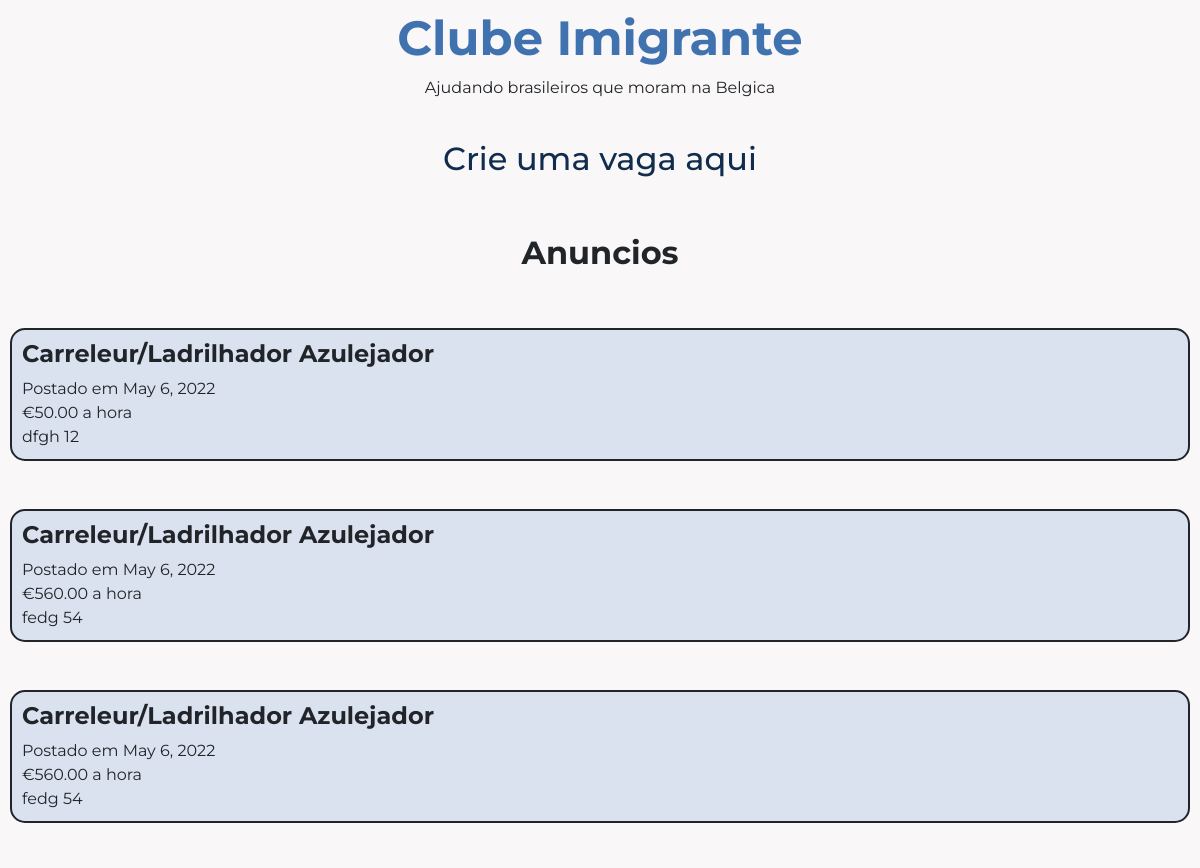
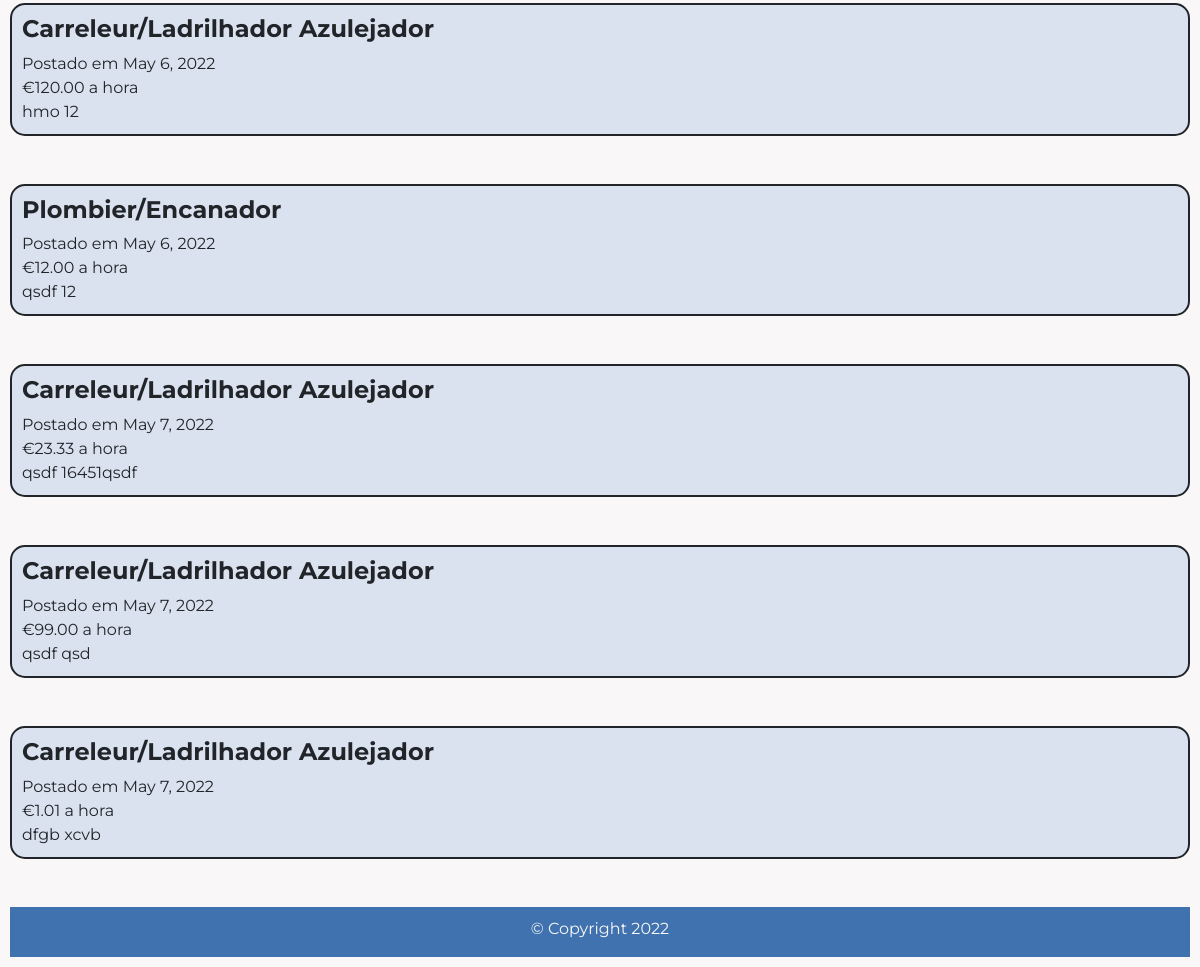
Page /work/construction/ on the committed database (2 pictures, top to bottom).
### my_app/models.py (models this page shows, shortened)
class WorkModel(models.Model):
    type_job = models.IntegerField()  # 1:Construction, 2:Cleaning, 3:Other
    name = models.CharField(max_length=30)
    profession = models.CharField(max_length=50)
    contact = models.CharField(max_length=20)  # ToDo: use phonenumber_field
    salary = models.FloatField(validators=[MaxValueValidator(99.99)], blank=True,)
    language_french = models.BooleanField(blank=True)
    language_english = models.BooleanField(blank=True)
    language_dutch = models.BooleanField(blank=True)
    drivers_license = models.BooleanField(blank=True)
    description = models.TextField(max_length=1000, blank=True)
    date = models.DateField(auto_now_add=True)

### my_app/views.py (the view)
# urls.py: path('work/construction/', WorkConstructionView.as_view(), name='work-construction-page'),
class WorkConstructionView(TemplateView):
    template_name = 'my_app/work/construction.html'
    def get_context_data(self, **kwargs):
        context = super().get_context_data(**kwargs)
        context['jobs'] = WorkModel.objects.filter(type_job=1)
        return context

### my_app/templates/my_app/work/construction.html (shortened to what this page needs)
{% extends 'my_app/index.html' %}
{% load static %}
{% block logo %}
<h2><a href="{% url 'my_app:work-construction-form-page' %}">Crie uma vaga aqui</a></h2>
<br><br>
<h2><b>Anuncios</b></h2>
<br><br>
{% for job in jobs %}
    <div class="row">
        <div class="col-12 col-sm-12">
            <div class="work-job">
                <h4><b>{{ job.profession }}</b></h4>
                Postado em {{ job.date }}
                <div class="work-job-salary">€{{ job.salary|floatformat:2 }} a hora</div>
                {{ job.name }} {{ job.contact }}
        </div></div>
    </div>
    <br><br>
{% endfor %}
{% endblock %}

### my_app/static/css/master.css (style rules this page uses)
body { text-align: center; padding: 10px; margin: 0; background-color: #F9F7F7; font-family: 'Montserrat', sans-serif; }
.work-job { background-color: #DBE2EF; padding: 10px; border-radius: 15px; text-align: left; border-color: #112D4E; border: 2px; border-style: solid; }
a:link { color: #112D4E; background-color: transparent; text-decoration: none; }

### rows in the picture
WorkModel: profession "Carreleur/Ladrilhador Azulejador", date "May 6, 2022", salary "50.00", name "dfgh", contact "12"
WorkModel: profession "Carreleur/Ladrilhador Azulejador", date "May 6, 2022", salary "560.00", name "fedg", contact "54"
WorkModel: profession "Carreleur/Ladrilhador Azulejador", date "May 6, 2022", salary "560.00", name "fedg", contact "54"
WorkModel: profession "Carreleur/Ladrilhador Azulejador", date "May 6, 2022", salary "120.00", name "hmo", contact "12"
WorkModel: profession "Plombier/Encanador", date "May 6, 2022", salary "12.00", name "qsdf", contact "12"
WorkModel: profession "Carreleur/Ladrilhador Azulejador", date "May 7, 2022", salary "23.33", name "qsdf", contact "16451qsdf"
WorkModel: profession "Carreleur/Ladrilhador Azulejador", date "May 7, 2022", salary "99.00", name "qsdf", contact "qsd"
WorkModel: profession "Carreleur/Ladrilhador Azulejador", date "May 7, 2022", salary "1.01", name "dfgb", contact "xcvb"
